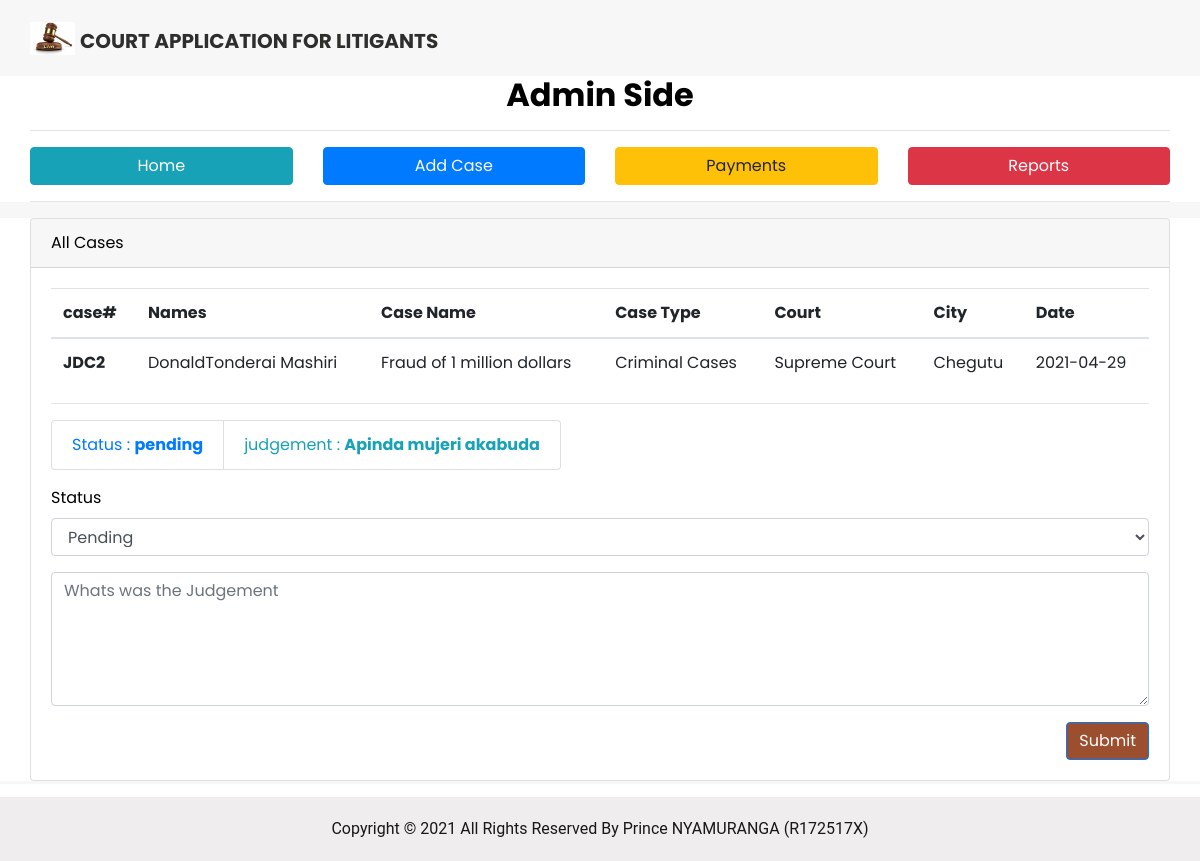
Page /admin/open.php?open=2 on the committed database.
### tables this page shows
CREATE TABLE `cases` (
  `case_id` int(11) NOT NULL,
  `names` varchar(255) NOT NULL,
  `case_name` varchar(255) NOT NULL,
  `user_case` varchar(255) NOT NULL,
  `description` text NOT NULL,
  `court` varchar(255) NOT NULL,
  `city` varchar(255) NOT NULL,
  `case_date` date NOT NULL,
  `case_status` varchar(255) NOT NULL DEFAULT 'pending',
  `judgement` varchar(500) NOT NULL DEFAULT 'not send'
);

### admin/open.php (the view, shortened to what this page needs)
<?php include('adheader.php'); ?>
<?php include('nav.php'); ?>
<?php
$id = $_GET['open'];
            $sql = "SELECT * FROM cases WHERE case_id = $id";
            $result = $conn->query($sql);
            if ($result->num_rows > 0) {
              while($row = $result->fetch_assoc()) {
                  $case_id = $row["case_id"];
                  $names = $row["names"];
                  $case_name = $row["case_name"];
                  $date = $row["case_date"];
                  $user_case = $row["user_case"];
                  $court = $row["court"];
                  $case_status = $row["case_status"];
                  $judgement = $row["judgement"];
                  $court = $row["court"];
                  $city = $row["city"];
                }
            } else {
              echo "No cases";
            }
            ?>
    <section class="fruit_section bg-white">
        <div class="container">
            <div class="row">
                <div class="col-md-12">
                    <div class="card">
                        <div class="card-header">All Cases</div>
                        <div class="card-body">
                        <table class="table">
                            <thead>
                                <tr>
                                <th scope="col">case#</th>
                                <th scope="col">Names</th>
                                <th scope="col">Case Name</th>
                                <th scope="col">Case Type</th>
                                <th scope="col">Court</th>
                                <th scope="col">City</th>
                                <th scope="col">Date</th>
                                </tr>
                            </thead>
                            <tbody>
                                <tr>
                                <th scope="row">JDC<?php echo $case_id; ?></th>
                                <td><?php echo $names; ?></td>
                                <td><?php echo $case_name; ?></td>
                                <td><?php echo $user_case; ?></td>
                                <td><?php echo $court; ?></td>
                                <td><?php echo $city; ?></td>
                                <td><?php echo $date; ?></td>
                                </tr>
                            </tbody>
                            </table>
                            <hr>
                            <ul class="list-group list-group-horizontal">
                                <li class="list-group-item text-primary">Status : <strong><?php echo $case_status; ?></strong></li>
                                <li class="list-group-item text-info">judgement : <strong><?php echo $judgement; ?></strong></li>
                            </ul>
                            <form action="" method="post">
                                    <div class="form-group mt-3">
                                    <label for="">Status</label>
                                    <select class="form-control" name="status" id="">
                                    <option value="Pending">Pending</option>
                                    </select>
                                    </div>
                                    <div class="form-group">
                                    <textarea name="judgement" class="form-control" id="" cols="15" rows="5" placeholder="Whats was the Judgement"></textarea>
                                    </div>
                                    <div class="form-group">
                                    <button style="background-color:#9c4f2e" name="update" type="submit" class="btn btn-primary float-right">Submit</button>
                                    </div>
                            </form>
                        </div>
                    </div>
                </div>
            </div>
        </div>
    </section>
  <section class="container-fluid footer_section mt-3">
        <p>
            Copyright &copy; 2021 All Rights Reserved By Prince NYAMURANGA (R172517X)
        </p>
    </section>
    <?php include('adfooter.php'); ?>

### css/style.css (style rules this page uses)
body { font-family: 'Poppins', sans-serif; color: #000000; background-color: #ffffff; }
.btn, .btn:focus { outline: none !important; box-shadow: none; }
.footer_section { background-color: #efeded; padding: 20px 0; font-family: "Roboto", sans-serif; }
.footer_section p { color: #191818; margin: 0; text-align: center; }

### css/responsive.css (style rules this page uses)
@media (min-width: 1200px) { .container { max-width: 1170px; } }

### rows in the picture
cases: case_id "2", names "DonaldTonderai Mashiri", case_name "Fraud of 1 million dollars", user_case "Criminal Cases", court "Supreme Court", city "Chegutu", case_date "2021-04-29", case_status "pending", judgement "Apinda mujeri akabuda"
